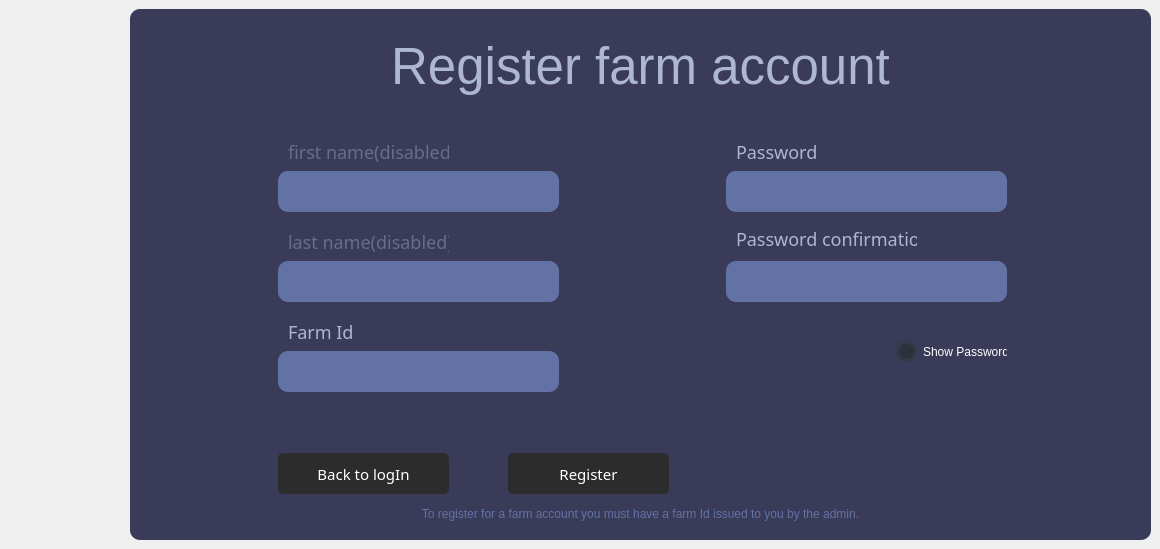
               <widget class="QWidget" name="page_11">
                <widget class="QFrame" name="registerFrame">
                 <property name="geometry">
                  <rect>
                   <x>130</x>
                   <y>9</y>
                   <width>1021</width>
                   <height>531</height>
                  </rect>
                 </property>
                 <property name="sizePolicy">
                  <sizepolicy hsizetype="Preferred" vsizetype="Expanding">
                   <horstretch>0</horstretch>
                   <verstretch>0</verstretch>
                  </sizepolicy>
                 </property>
                 <property name="maximumSize">
                  <size>
                   <width>1021</width>
                   <height>16777215</height>
                  </size>
                 </property>
                 <property name="styleSheet">
                  <string notr="true">QFrame{
	background-color: rgb(58, 58, 89);
	color: rgba(174, 183, 208, 1);
	border-radius: 10px;
	opacity: ;
}

QLineEdit{
border-radius: 10px;
background-color: rgb(98, 114, 164);
padding: 5px;
color: #fff;
}

QLineEdit:focus{
	border: 2px solid #bbb;
}</string>
                 </property>
                 <property name="frameShape">
                  <enum>QFrame::StyledPanel</enum>
                 </property>
                 <property name="frameShadow">
                  <enum>QFrame::Raised</enum>
                 </property>
                 <layout class="QVBoxLayout" name="verticalLayout_19">
                  <item>
                   <widget class="QFrame" name="frame_5">
                    <property name="frameShape">
                     <enum>QFrame::StyledPanel</enum>
                    </property>
                    <property name="frameShadow">
                     <enum>QFrame::Raised</enum>
                    </property>
                    <layout class="QHBoxLayout" name="horizontalLayout_3">
                     <item>
                      <widget class="QLabel" name="RegistrationTitle">
                       <property name="styleSheet">
                        <string notr="true">font-size: 50px;
</string>
                       </property>
                       <property name="text">
                        <string>&lt;html&gt;&lt;head/&gt;&lt;body&gt;&lt;p align=&quot;center&quot;&gt;&lt;span style=&quot; font-size:38pt;&quot;&gt;Register farm account&lt;/span&gt;&lt;/p&gt;&lt;/body&gt;&lt;/html&gt;</string>
                       </property>
                      </widget>
                     </item>
                    </layout>
                   </widget>
                  </item>
                  <item>
                   <widget class="QFrame" name="loginFormContainer_4">
                    <property name="styleSheet">
                     <string notr="true">QLineEdit{
border-radius: 10px;
background-color: rgb(98, 114, 164);
padding: 5px;
color: #fff;
}

QLineEdit:focus{
	border: 2px solid #bbb;
}</string>
                    </property>
                    <property name="frameShape">
                     <enum>QFrame::StyledPanel</enum>
                    </property>
                    <property name="frameShadow">
                     <enum>QFrame::Raised</enum>
                    </property>
                    <layout class="QHBoxLayout" name="horizontalLayout_4">
                     <item>
                      <widget class="QFrame" name="frame_2">
                       <property name="sizePolicy">
                        <sizepolicy hsizetype="Preferred" vsizetype="Preferred">
                         <horstretch>2</horstretch>
                         <verstretch>0</verstretch>
                        </sizepolicy>
                       </property>
                       <property name="styleSheet">
                        <string notr="true">justify-content: center</string>
                       </property>
                       <property name="frameShape">
                        <enum>QFrame::StyledPanel</enum>
                       </property>
                       <property name="frameShadow">
                        <enum>QFrame::Raised</enum>
                       </property>
                       <widget class="QLineEdit" name="farmIdRegisterInput">
                        <property name="geometry">
                         <rect>
                          <x>130</x>
                          <y>220</y>
                          <width>281</width>
                          <height>41</height>
                         </rect>
                        </property>
                        <property name="styleSheet">
                         <string notr="true"/>
                        </property>
                        <property name="echoMode">
                         <enum>QLineEdit::Normal</enum>
                        </property>
                       </widget>
                       <widget class="QLineEdit" name="firstNameInput">
                        <property name="geometry">
                         <rect>
                          <x>130</x>
                          <y>40</y>
                          <width>281</width>
                          <height>41</height>
                         </rect>
                        </property>
                        <property name="focusPolicy">
                         <enum>Qt::NoFocus</enum>
                        </property>
                        <property name="styleSheet">
                         <string notr="true">QLineEdit:focus{
	border: 2px solid #bbb;
}

QLineEdit{
	color: rgba(255, 255, 255, 0.4);
}</string>
                        </property>
                        <property name="echoMode">
                         <enum>QLineEdit::Normal</enum>
                        </property>
                        <property name="readOnly">
                         <bool>true</bool>
                        </property>
                        <property name="clearButtonEnabled">
                         <bool>false</bool>
                        </property>
                       </widget>
                       <widget class="QLabel" name="lastNameLabel_2">
                        <property name="geometry">
                         <rect>
                          <x>140</x>
                          <y>100</y>
                          <width>161</width>
                          <height>21</height>
                         </rect>
                        </property>
                        <property name="styleSheet">
                         <string notr="true">font-family: sans;
font-size: 18px;
color: rgba(174, 183, 208, 0.4);</string>
                        </property>
                        <property name="text">
                         <string>last name(disabled)</string>
                        </property>
                       </widget>
                       <widget class="QLabel" name="farmIdRegisterLabel_2">
                        <property name="geometry">
                         <rect>
                          <x>140</x>
                          <y>190</y>
                          <width>111</width>
                          <height>21</height>
                         </rect>
                        </property>
                        <property name="styleSheet">
                         <string notr="true">font-family: sans;
font-size: 18px;</string>
                        </property>
                        <property name="text">
                         <string>Farm Id</string>
                        </property>
                       </widget>
                       <widget class="QLineEdit" name="lastNameInput">
                        <property name="geometry">
                         <rect>
                          <x>130</x>
                          <y>130</y>
                          <width>281</width>
                          <height>41</height>
                         </rect>
                        </property>
                        <property name="focusPolicy">
                         <enum>Qt::NoFocus</enum>
                        </property>
                        <property name="styleSheet">
                         <string notr="true">QLineEdit:focus{
	border: 2px solid #bbb;
}

QLineEdit{
	color: rgba(255, 255, 255, 0.4);
}</string>
                        </property>
                        <property name="echoMode">
                         <enum>QLineEdit::Normal</enum>
                        </property>
                        <property name="readOnly">
                         <bool>true</bool>
                        </property>
                       </widget>
                       <widget class="QLabel" name="firstNameLabel_2">
                        <property name="geometry">
                         <rect>
                          <x>140</x>
                          <y>10</y>
                          <width>161</width>
                          <height>21</height>
                         </rect>
                        </property>
                        <property name="styleSheet">
                         <string notr="true">font-family: sans;
font-size: 18px;
color: rgba(174, 183, 208, 0.4);</string>
                        </property>
                        <property name="text">
                         <string>first name(disabled)</string>
                        </property>
                       </widget>
                      </widget>
                     </item>
                     <item>
                      <spacer name="verticalSpacer_3">
                       <property name="orientation">
                        <enum>Qt::Vertical</enum>
                       </property>
                       <property name="sizeType">
                        <enum>QSizePolicy::Preferred</enum>
                       </property>
                       <property name="sizeHint" stdset="0">
                        <size>
                         <width>5</width>
                         <height>288</height>
                        </size>
                       </property>
                      </spacer>
                     </item>
                     <item>
                      <widget class="QFrame" name="frame_3">
                       <property name="sizePolicy">
                        <sizepolicy hsizetype="Preferred" vsizetype="Preferred">
                         <horstretch>2</horstretch>
                         <verstretch>0</verstretch>
                        </sizepolicy>
                       </property>
                       <property name="frameShape">
                        <enum>QFrame::StyledPanel</enum>
                       </property>
                       <property name="frameShadow">
                        <enum>QFrame::Raised</enum>
                       </property>
                       <widget class="QLabel" name="passwordLabel_4">
                        <property name="geometry">
                         <rect>
                          <x>90</x>
                          <y>10</y>
                          <width>101</width>
                          <height>21</height>
                         </rect>
                        </property>
                        <property name="styleSheet">
                         <string notr="true">font-family: sans;
font-size: 18px;</string>
                        </property>
                        <property name="text">
                         <string>Password</string>
                        </property>
                       </widget>
                       <widget class="QLabel" name="passwordLabelConfirm_2">
                        <property name="geometry">
                         <rect>
                          <x>90</x>
                          <y>100</y>
                          <width>181</width>
                          <height>16</height>
                         </rect>
                        </property>
                        <property name="styleSheet">
                         <string notr="true">font-family: sans;
font-size: 18px;</string>
                        </property>
                        <property name="text">
                         <string>Password confirmation</string>
                        </property>
                       </widget>
                       <widget class="QLineEdit" name="passwordInputReg">
                        <property name="geometry">
                         <rect>
                          <x>80</x>
                          <y>40</y>
                          <width>281</width>
                          <height>41</height>
                         </rect>
                        </property>
                        <property name="styleSheet">
                         <string notr="true"/>
                        </property>
                        <property name="echoMode">
                         <enum>QLineEdit::Password</enum>
                        </property>
                       </widget>
                       <widget class="QLineEdit" name="passwordInputConfirm">
                        <property name="geometry">
                         <rect>
                          <x>80</x>
                          <y>130</y>
                          <width>281</width>
                          <height>41</height>
                         </rect>
                        </property>
                        <property name="styleSheet">
                         <string notr="true"/>
                        </property>
                        <property name="echoMode">
                         <enum>QLineEdit::Password</enum>
                        </property>
                       </widget>
                       <widget class="QCheckBox" name="showPasswordChkBox">
                        <property name="enabled">
                         <bool>true</bool>
                        </property>
                        <property name="geometry">
                         <rect>
                          <x>250</x>
                          <y>210</y>
                          <width>111</width>
                          <height>21</height>
                         </rect>
                        </property>
                        <property name="styleSheet">
                         <string notr="true">/* /////////////////////////////////////////////////////////////////////////////////////////////////
CheckBox */
QCheckBox::indicator {
    border: 3px solid rgb(52, 59, 72);
	width: 15px;
	height: 15px;
	border-radius: 10px;
    background: rgb(44, 49, 60);
}

QCheckBox{
	color: #fff;
}
QCheckBox::indicator:hover {
    border: 3px solid rgb(58, 66, 81);
}
QCheckBox::indicator:checked {
    background: 3px solid rgb(52, 59, 72);
	border: 3px solid rgb(52, 59, 72);	
	background-image: url(:/icons/images/icons/cil-check-alt.png);
}</string>
                        </property>
                        <property name="text">
                         <string>Show Password</string>
                        </property>
                        <property name="tristate">
                         <bool>false</bool>
                        </property>
                       </widget>
                      </widget>
                     </item>
                    </layout>
                   </widget>
                  </item>
                  <item>
                   <widget class="QFrame" name="frame_4">
                    <property name="frameShape">
                     <enum>QFrame::StyledPanel</enum>
                    </property>
                    <property name="frameShadow">
                     <enum>QFrame::Raised</enum>
                    </property>
                    <layout class="QVBoxLayout" name="verticalLayout_4">
                     <item>
                      <widget class="QFrame" name="frame_7">
                       <property name="frameShape">
                        <enum>QFrame::StyledPanel</enum>
                       </property>
                       <property name="frameShadow">
                        <enum>QFrame::Raised</enum>
                       </property>
                       <widget class="QLabel" name="registrationErr">
                        <property name="geometry">
                         <rect>
                          <x>530</x>
                          <y>20</y>
                          <width>441</width>
                          <height>21</height>
                         </rect>
                        </property>
                        <property name="styleSheet">
                         <string notr="true">color: #ff6666;</string>
                        </property>
                        <property name="text">
                         <string/>
                        </property>
                       </widget>
                       <widget class="QPushButton" name="backToLogInBtn">
                        <property name="geometry">
                         <rect>
                          <x>130</x>
                          <y>10</y>
                          <width>171</width>
                          <height>41</height>
                         </rect>
                        </property>
                        <property name="cursor">
                         <cursorShape>PointingHandCursor</cursorShape>
                        </property>
                        <property name="styleSheet">
                         <string notr="true">QPushButton{
background: #2c2c2c;
color: #fff;
font-family: sans;
font-size: 15px;
border-radius: 5px
}

QPushButton:hover{
background: #eee;
color: #2c2c2c;
}</string>
                        </property>
                        <property name="text">
                         <string>Back to logIn</string>
                        </property>
                       </widget>
                       <widget class="QPushButton" name="registerAccountButton">
                        <property name="geometry">
                         <rect>
                          <x>360</x>
                          <y>10</y>
                          <width>161</width>
                          <height>41</height>
                         </rect>
                        </property>
                        <property name="cursor">
                         <cursorShape>PointingHandCursor</cursorShape>
                        </property>
                        <property name="styleSheet">
                         <string notr="true">QPushButton{
background: #2c2c2c;
color: #fff;
font-family: sans;
font-size: 15px;
border-radius: 5px
}

QPushButton:hover{
background: #eee;
color: #2c2c2c;
}</string>
                        </property>
                        <property name="text">
                         <string>Register</string>
                        </property>
                       </widget>
                      </widget>
                     </item>
                     <item>
                      <widget class="QLabel" name="informationBox_2">
                       <property name="maximumSize">
                        <size>
                         <width>16777215</width>
                         <height>15</height>
                        </size>
                       </property>
                       <property name="styleSheet">
                        <string notr="true">color: rgb(98, 114, 164);
</string>
                       </property>
                       <property name="text">
                        <string>&lt;html&gt;&lt;head/&gt;&lt;body&gt;&lt;p align=&quot;center&quot;&gt;To register for a farm account you must have a farm Id issued to you by the admin.&lt;/p&gt;&lt;/body&gt;&lt;/html&gt;</string>
                       </property>
                      </widget>
                     </item>
                    </layout>
                   </widget>
                  </item>
                 </layout>
                </widget>
               </widget>
